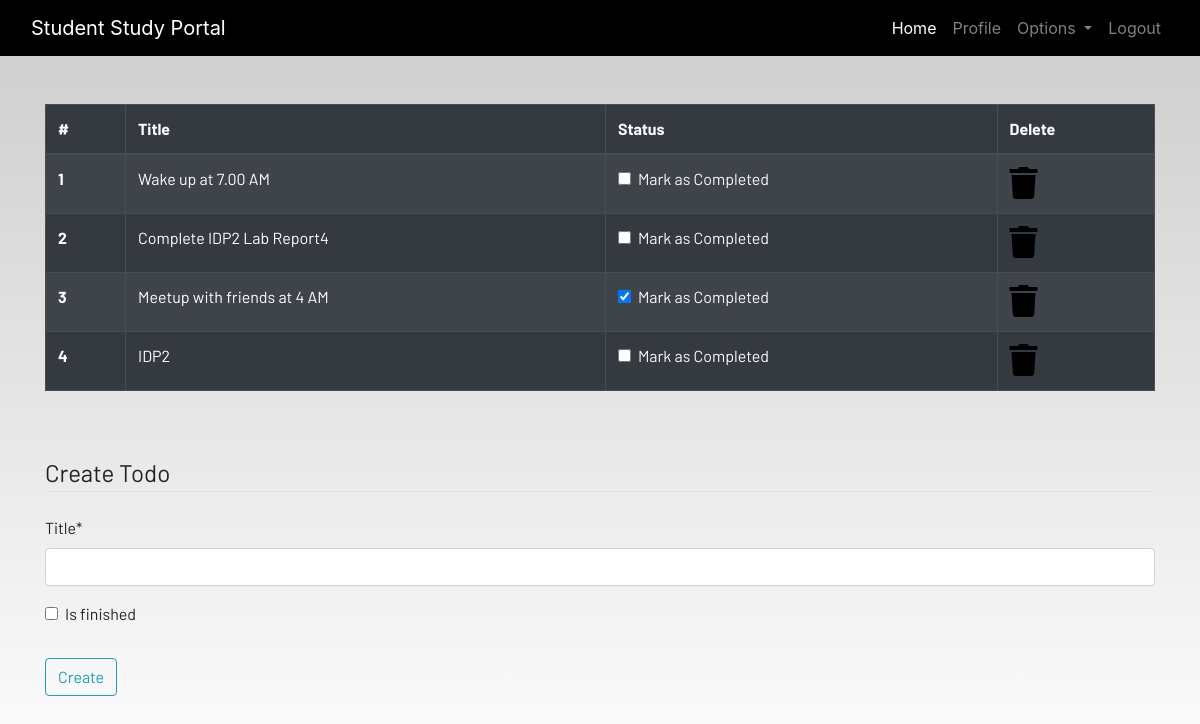
/todo (signed in), run on an earlier commit of the app's database.
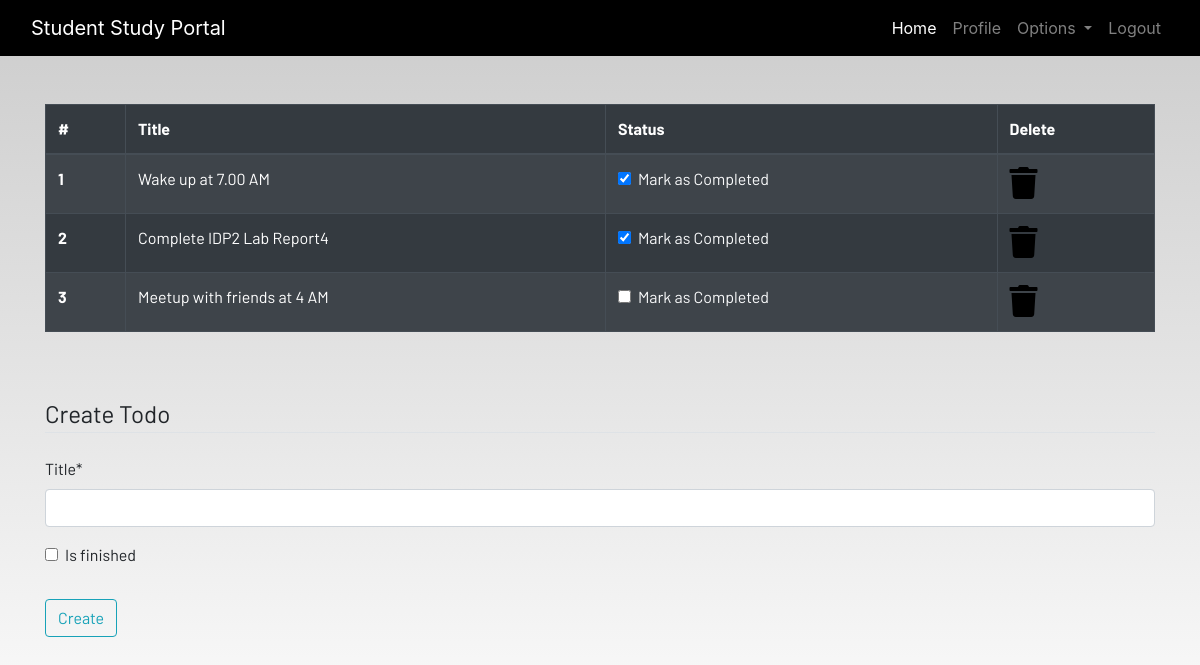
And on a later commit of the database.
### dashboard/models.py (models this page shows)
class Todo(models.Model):
    user = models.ForeignKey(User,on_delete=models.CASCADE)
    title = models.CharField(max_length=100)
    is_finished = models.BooleanField(default=False)

### dashboard/views.py (the view)
# urls.py: path("todo", views.todo, name="todo"),
@login_required
def todo(request):
    if request.method == "POST":
        form = TodoForm(request.POST)
        if form.is_valid():
            try:
                finshed = request.POST["is_finished"]
                if finished == "on":
                    finished == True
                else:
                    finshed = False
            except:
                finished = False
            todos = Todo(
                user=request.user, title=request.POST["title"], is_finished=finished
            )
            todos.save()
            messages.success(request, f"Todo Added from {request.user.username}!!")
    else:
        form = TodoForm()
    todo = Todo.objects.filter(user=request.user)
    if len(todo) == 0:
        todos_done = True
    else:
        todos_done = False
    context = {"form": form, "todos": todo, "todos_done": todos_done}
    return render(request, "dashboard/todo.html", context)

### dashboard/forms.py
class TodoForm(forms.ModelForm):
    class Meta:
        model = Todo
        fields = ['title','is_finished']

### dashboard/templates/dashboard/todo.html (shortened to what this page needs)
{% extends 'dashboard/base.html' %}
{% load static %}
{% block content %}
{% load crispy_forms_tags %}
<div class="container">
    {% if not todos_done %}
    <table class="table table-striped table-bordered table-hover table-dark">
        <thead>
            <tr>
                <th scope="col">#</th>
                <th scope="col">Title</th>
                <th scope="col">Status</th>
                <th scope="col">Delete</th>
            </tr>
        </thead>
        <tbody>
            {% for todo in todos %}
            <tr>
                <th scope="row">{{forloop.counter}}</th>
                <td>{{todo.title}}</td>
                <td>
                    <a href="{% url 'update-todo' todo.id %}">
                        <div class="form-check">
                            {% if todo.is_finished == True %}
                            <input class="form-check-input" type="checkbox" value="" checked>
                            {% else %}
                            <input class="form-check-input" type="checkbox" value="">
                            {% endif %}
                            <label class="form-check-label text-light" for="flexCheckDefault">
                                Mark as Completed
                            </label>
                        </div>
                    </a>
                </td>
                <td><a href="{% url 'delete-todo' todo.id %}"><i class="fa fa-trash fa-2x"></i></a></td>
            </tr>
            {% endfor %}
        </tbody>
    </table>
    {% else %}
    <h4>All tasks have been done!! create to add more</h4>
    {% endif %}
</div><br><br>
<div class="container">
    <form method="POST">
        <fieldset class="form-group">
            <legend class="border-bottom mb-4">Create Todo</legend>
            {{form|crispy}}
        </fieldset>
        <div class="form-group">
            <button href="" class="btn btn-outline-info" type="submit">
                Create
            </button>
        </div>
    </form>
</div>
{% endblock content %}

What changed in the data, as far as the page shows it:
removed Todo: title "IDP2"
changed Todo "Wake up at 7.00 AM": value "☐" → "☑"
changed Todo "Complete IDP2 Lab Report4": value "☐" → "☑"
changed Todo "Meetup with friends at 4 AM": value "☑" → "☐"
